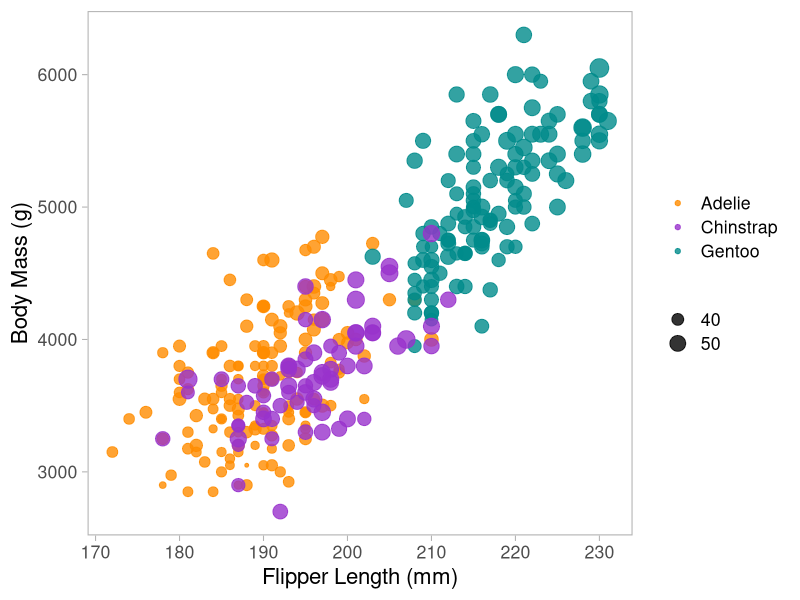

Source code (R):
# Set a CRAN mirror
options(repos = c(CRAN = "https://cloud.r-project.org"))

library(ggplot2)
library(readr)

#load penglings.csv
penglings <- read_csv("penglings.csv")

#scatter plot
result <- ggplot(penglings, aes(x = flipper_length_mm, y = body_mass_g)) + geom_point(aes(color = species, size = bill_length_mm), alpha = 0.8) +
    scale_color_manual(values=c("Adelie" = "darkorange", "Chinstrap" = "darkorchid", "Gentoo" = "cyan4")) +
    labs(x= "Flipper Length (mm)", y = "Body Mass (g)") +
    theme_light(base_size = 16) +  # Using theme_light for a white background
  theme(
    legend.title = element_blank(),
    panel.grid.major = element_blank(),  # Remove major grid lines
    panel.grid.minor = element_blank(),  # Remove minor grid lines
    panel.background = element_rect(fill = "white", colour = "white")  # Set background to white
  )

ggsave("penglings_r_scatter.png", plot = result, width = 10, height=5, dpi = 300)